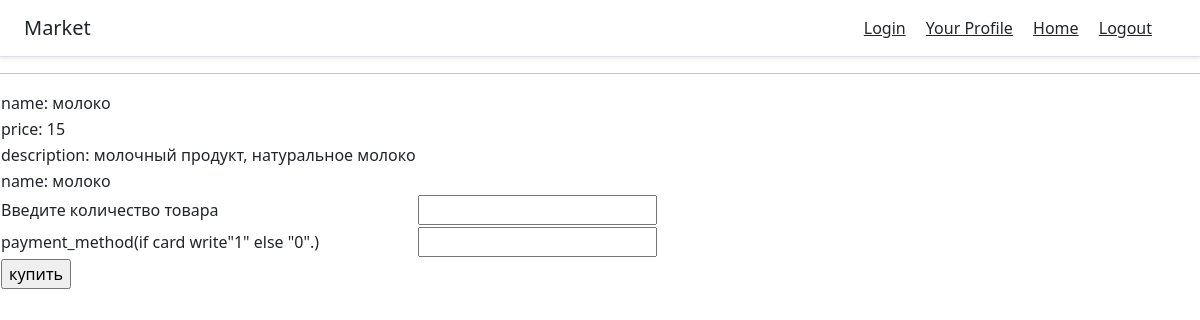
The page /product/1 (signed in) on the database its author committed.
### app/models.py (models this page shows)
class Product(db.Model):
    id = db.Column(db.Integer, primary_key=True)
    name = db.Column(db.String(256), index = True)
    description = db.Column(db.String(64), index=True)
    price = db.Column(db.Integer, index=True)
    mount = db.Column(db.Integer, index=True)
    category = db.Column(db.String(64), index=True)
    id_market = db.Column(db.Integer, index=True)

### app/views.py (the view)
@app.route('/product/<id>', methods = ['GET', 'POST'])
def product(id):
    product = Product.query.filter_by(id=id).first()
    market = Market.query.filter_by(id=product.id_market).first()
    products = Product.query.filter_by(id_market=market.id).all()
    nickname = session['nickname']
    user = User.query.filter_by(nickname=nickname).first()
    if request.method == "POST":
        times = time.asctime()
        productt = product.name
        mount = request.form.get('mount')
        payment_method = request.form.get('payment_method')
        price = product.price
        category = product.category
        if mount == '' or payment_method == '' or int(mount) < 1 or (payment_method != '0' and payment_method != '1'):
            flash('Одно из полей осталось пустым или введено некорректное значение')
            return redirect(url_for("product",id=id))
        check = Check(times=str(times), product=productt, price=price, mount=int(mount), category=category,
                      payment_method=int(payment_method), user_id=user.id)
        db.session.add(check)
        db.session.commit()
        return render_template("shop.html",market=market,products=products)
    else:
        return render_template("product.html",product=product)

### app/views.py (called while the page is built)
@lm.user_loader
def load_user(id):
    return User.query.get(int(id))

### app/templates/product.html (shortened to what this page needs)
<!DOCTYPE html>
<html lang="en">
<head>
</head>
<body>
{% extends "base.html" %}
{% block content %}
<form action = "" method = "post">
    <table>
            <tr>
                <td>name: {{product.name}}</td>
            </tr>
            <tr>
                <td>price: {{product.price}}</td>
            </tr>
             <tr>
                 <td>description: {{product.description}}</td>
            </tr>
            <tr>
                <td>name: {{product.name}}</td>
                </tr>
            <tr>
                <td>Введите количество товара</td>
                <td><input type="number" name = "mount"></td>
            </tr>
            <tr>
                <td>payment_method(if card write"1" else "0".)</td>
                <td><input type="number" name = "payment_method"></td>
            </tr>
            <tr>
                <td><input type = "submit" value = "купить" /></td>
            </tr>
        </table>
</form>
{% endblock %}

### rows shown on the page
Product: name "молоко", price "15", description "молочный продукт, натуральное молоко"
